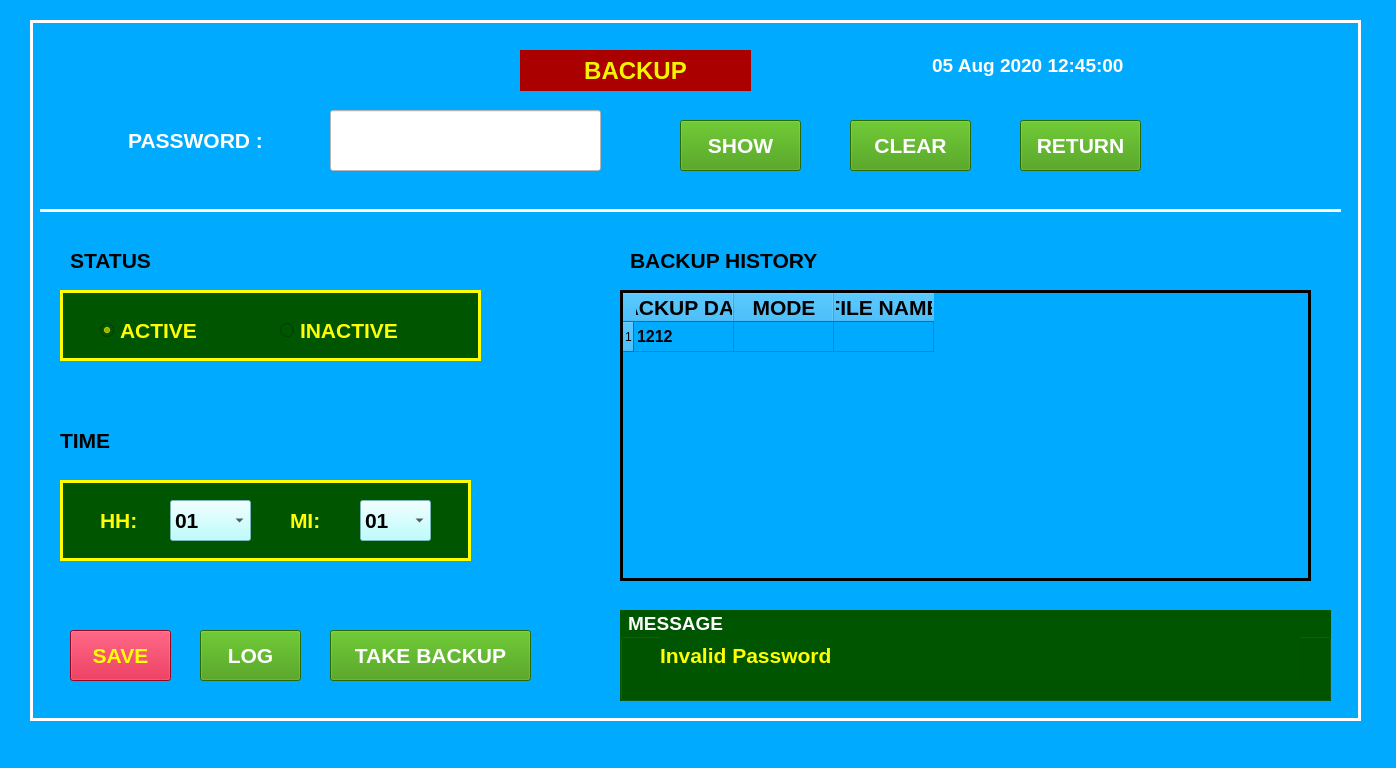
<?xml version="1.0" encoding="UTF-8"?>
<ui version="4.0">
 <class>MainWindow</class>
 <widget class="QMainWindow" name="MainWindow">
  <property name="geometry">
   <rect>
    <x>0</x>
    <y>0</y>
    <width>1396</width>
    <height>768</height>
   </rect>
  </property>
  <property name="baseSize">
   <size>
    <width>0</width>
    <height>0</height>
   </size>
  </property>
  <property name="windowTitle">
   <string>MainWindow</string>
  </property>
  <property name="styleSheet">
   <string notr="true">background-color: rgb(0, 170, 255);
border-color: rgb(255, 255, 255);</string>
  </property>
  <widget class="QWidget" name="centralwidget">
   <widget class="QFrame" name="frame">
    <property name="geometry">
     <rect>
      <x>30</x>
      <y>20</y>
      <width>1331</width>
      <height>701</height>
     </rect>
    </property>
    <property name="font">
     <font>
      <pointsize>10</pointsize>
     </font>
    </property>
    <property name="styleSheet">
     <string notr="true">background-color: rgb(0, 170, 255);
color: rgb(255, 255, 255);</string>
    </property>
    <property name="frameShape">
     <enum>QFrame::Box</enum>
    </property>
    <property name="frameShadow">
     <enum>QFrame::Plain</enum>
    </property>
    <property name="lineWidth">
     <number>3</number>
    </property>
    <widget class="QLabel" name="label_20">
     <property name="geometry">
      <rect>
       <x>870</x>
       <y>30</y>
       <width>261</width>
       <height>31</height>
      </rect>
     </property>
     <property name="font">
      <font>
       <family>MS Shell Dlg 2</family>
       <pointsize>14</pointsize>
       <weight>75</weight>
       <bold>true</bold>
       <underline>false</underline>
      </font>
     </property>
     <property name="styleSheet">
      <string notr="true">color: rgb(255, 255, 255);</string>
     </property>
     <property name="text">
      <string>05 Aug 2020 12:45:00 </string>
     </property>
     <property name="alignment">
      <set>Qt::AlignCenter</set>
     </property>
    </widget>
    <widget class="QPushButton" name="pushButton_9">
     <property name="geometry">
      <rect>
       <x>990</x>
       <y>100</y>
       <width>121</width>
       <height>51</height>
      </rect>
     </property>
     <property name="font">
      <font>
       <family>Arial</family>
       <pointsize>16</pointsize>
       <weight>75</weight>
       <bold>true</bold>
      </font>
     </property>
     <property name="styleSheet">
      <string notr="true">color: rgb(255, 255, 255);
background-color: rgb(58, 150, 4);</string>
     </property>
     <property name="text">
      <string>RETURN</string>
     </property>
    </widget>
    <widget class="QGroupBox" name="groupBox_7">
     <property name="geometry">
      <rect>
       <x>590</x>
       <y>590</y>
       <width>711</width>
       <height>91</height>
      </rect>
     </property>
     <property name="font">
      <font>
       <family>Arial</family>
       <pointsize>14</pointsize>
       <weight>75</weight>
       <bold>true</bold>
      </font>
     </property>
     <property name="styleSheet">
      <string notr="true">background-color: rgb(0, 85, 0);
color: rgb(255, 255, 255);</string>
     </property>
     <property name="title">
      <string> MESSAGE</string>
     </property>
     <widget class="QLabel" name="label_44">
      <property name="geometry">
       <rect>
        <x>40</x>
        <y>20</y>
        <width>641</width>
        <height>51</height>
       </rect>
      </property>
      <property name="font">
       <font>
        <pointsize>16</pointsize>
        <weight>75</weight>
        <bold>true</bold>
       </font>
      </property>
      <property name="styleSheet">
       <string notr="true">color: rgb(255, 255, 0);</string>
      </property>
      <property name="text">
       <string>Invalid Password</string>
      </property>
      <property name="alignment">
       <set>Qt::AlignLeading|Qt::AlignLeft|Qt::AlignVCenter</set>
      </property>
     </widget>
    </widget>
    <widget class="QLineEdit" name="lineEdit">
     <property name="geometry">
      <rect>
       <x>300</x>
       <y>90</y>
       <width>271</width>
       <height>61</height>
      </rect>
     </property>
     <property name="font">
      <font>
       <family>Arial</family>
       <pointsize>16</pointsize>
       <weight>75</weight>
       <bold>true</bold>
      </font>
     </property>
     <property name="styleSheet">
      <string notr="true">background-color: rgb(255, 255, 255);</string>
     </property>
     <property name="text">
      <string/>
     </property>
    </widget>
    <widget class="QLabel" name="label_2">
     <property name="geometry">
      <rect>
       <x>70</x>
       <y>90</y>
       <width>191</width>
       <height>61</height>
      </rect>
     </property>
     <property name="font">
      <font>
       <family>Arial</family>
       <pointsize>16</pointsize>
       <weight>75</weight>
       <bold>true</bold>
      </font>
     </property>
     <property name="text">
      <string>PASSWORD :</string>
     </property>
     <property name="alignment">
      <set>Qt::AlignCenter</set>
     </property>
    </widget>
    <widget class="QPushButton" name="pushButton_10">
     <property name="geometry">
      <rect>
       <x>650</x>
       <y>100</y>
       <width>121</width>
       <height>51</height>
      </rect>
     </property>
     <property name="font">
      <font>
       <family>Arial</family>
       <pointsize>16</pointsize>
       <weight>75</weight>
       <bold>true</bold>
      </font>
     </property>
     <property name="styleSheet">
      <string notr="true">color: rgb(255, 255, 255);
background-color: rgb(58, 150, 4);</string>
     </property>
     <property name="text">
      <string>SHOW</string>
     </property>
    </widget>
    <widget class="QPushButton" name="pushButton_11">
     <property name="geometry">
      <rect>
       <x>820</x>
       <y>100</y>
       <width>121</width>
       <height>51</height>
      </rect>
     </property>
     <property name="font">
      <font>
       <family>Arial</family>
       <pointsize>16</pointsize>
       <weight>75</weight>
       <bold>true</bold>
      </font>
     </property>
     <property name="styleSheet">
      <string notr="true">color: rgb(255, 255, 255);
background-color: rgb(58, 150, 4);</string>
     </property>
     <property name="text">
      <string>CLEAR</string>
     </property>
    </widget>
    <widget class="Line" name="line">
     <property name="geometry">
      <rect>
       <x>10</x>
       <y>180</y>
       <width>1301</width>
       <height>20</height>
      </rect>
     </property>
     <property name="frameShadow">
      <enum>QFrame::Plain</enum>
     </property>
     <property name="lineWidth">
      <number>3</number>
     </property>
     <property name="orientation">
      <enum>Qt::Horizontal</enum>
     </property>
    </widget>
    <widget class="QPushButton" name="pushButton_12">
     <property name="geometry">
      <rect>
       <x>40</x>
       <y>610</y>
       <width>101</width>
       <height>51</height>
      </rect>
     </property>
     <property name="font">
      <font>
       <family>Arial</family>
       <pointsize>16</pointsize>
       <weight>75</weight>
       <bold>true</bold>
      </font>
     </property>
     <property name="styleSheet">
      <string notr="true">background-color: rgb(209, 8, 45);
color: rgb(255, 255, 0);</string>
     </property>
     <property name="text">
      <string>SAVE</string>
     </property>
    </widget>
    <widget class="QLabel" name="label_9">
     <property name="geometry">
      <rect>
       <x>490</x>
       <y>30</y>
       <width>231</width>
       <height>41</height>
      </rect>
     </property>
     <property name="font">
      <font>
       <family>Arial</family>
       <pointsize>18</pointsize>
       <weight>75</weight>
       <bold>true</bold>
      </font>
     </property>
     <property name="styleSheet">
      <string notr="true">color: rgb(244, 244, 0);
background-color: rgb(170, 0, 0);</string>
     </property>
     <property name="text">
      <string>BACKUP</string>
     </property>
     <property name="alignment">
      <set>Qt::AlignCenter</set>
     </property>
    </widget>
    <widget class="QPushButton" name="pushButton_13">
     <property name="geometry">
      <rect>
       <x>170</x>
       <y>610</y>
       <width>101</width>
       <height>51</height>
      </rect>
     </property>
     <property name="font">
      <font>
       <family>Arial</family>
       <pointsize>16</pointsize>
       <weight>75</weight>
       <bold>true</bold>
      </font>
     </property>
     <property name="styleSheet">
      <string notr="true">color: rgb(255, 255, 255);
background-color: rgb(58, 150, 4);</string>
     </property>
     <property name="text">
      <string>LOG</string>
     </property>
    </widget>
    <widget class="QFrame" name="frame_5">
     <property name="geometry">
      <rect>
       <x>30</x>
       <y>270</y>
       <width>421</width>
       <height>71</height>
      </rect>
     </property>
     <property name="styleSheet">
      <string notr="true">color: rgb(255, 255, 0);
background-color: rgb(0, 85, 0);</string>
     </property>
     <property name="frameShape">
      <enum>QFrame::Box</enum>
     </property>
     <property name="frameShadow">
      <enum>QFrame::Plain</enum>
     </property>
     <property name="lineWidth">
      <number>3</number>
     </property>
     <widget class="QRadioButton" name="radioButton_3">
      <property name="geometry">
       <rect>
        <x>40</x>
        <y>20</y>
        <width>111</width>
        <height>41</height>
       </rect>
      </property>
      <property name="font">
       <font>
        <family>Arial</family>
        <pointsize>16</pointsize>
        <weight>75</weight>
        <bold>true</bold>
       </font>
      </property>
      <property name="text">
       <string>ACTIVE</string>
      </property>
      <property name="checked">
       <bool>true</bool>
      </property>
     </widget>
     <widget class="QRadioButton" name="radioButton_4">
      <property name="geometry">
       <rect>
        <x>220</x>
        <y>20</y>
        <width>131</width>
        <height>41</height>
       </rect>
      </property>
      <property name="font">
       <font>
        <family>Arial</family>
        <pointsize>16</pointsize>
        <weight>75</weight>
        <bold>true</bold>
       </font>
      </property>
      <property name="text">
       <string>INACTIVE</string>
      </property>
     </widget>
    </widget>
    <widget class="QFrame" name="frame_3">
     <property name="geometry">
      <rect>
       <x>30</x>
       <y>460</y>
       <width>411</width>
       <height>81</height>
      </rect>
     </property>
     <property name="styleSheet">
      <string notr="true">color: rgb(255, 255, 0);
background-color: rgb(0, 85, 0);</string>
     </property>
     <property name="frameShape">
      <enum>QFrame::Box</enum>
     </property>
     <property name="frameShadow">
      <enum>QFrame::Plain</enum>
     </property>
     <property name="lineWidth">
      <number>3</number>
     </property>
     <widget class="QComboBox" name="comboBox">
      <property name="geometry">
       <rect>
        <x>110</x>
        <y>20</y>
        <width>81</width>
        <height>41</height>
       </rect>
      </property>
      <property name="font">
       <font>
        <family>Arial</family>
        <pointsize>16</pointsize>
        <weight>75</weight>
        <bold>true</bold>
       </font>
      </property>
      <property name="styleSheet">
       <string notr="true">background-color: rgb(170, 255, 255);
color: rgb(0, 0, 0);</string>
      </property>
      <item>
       <property name="text">
        <string>01</string>
       </property>
      </item>
      <item>
       <property name="text">
        <string>02</string>
       </property>
      </item>
      <item>
       <property name="text">
        <string>03</string>
       </property>
      </item>
      <item>
       <property name="text">
        <string>04</string>
       </property>
      </item>
      <item>
       <property name="text">
        <string>05</string>
       </property>
      </item>
      <item>
       <property name="text">
        <string>06</string>
       </property>
      </item>
     </widget>
     <widget class="QLabel" name="label_6">
      <property name="geometry">
       <rect>
        <x>230</x>
        <y>20</y>
        <width>41</width>
        <height>41</height>
       </rect>
      </property>
      <property name="font">
       <font>
        <family>Arial</family>
        <pointsize>16</pointsize>
        <weight>75</weight>
        <bold>true</bold>
       </font>
      </property>
      <property name="styleSheet">
       <string notr="true">color: rgb(255, 255, 0);</string>
      </property>
      <property name="text">
       <string>MI:</string>
      </property>
      <property name="alignment">
       <set>Qt::AlignLeading|Qt::AlignLeft|Qt::AlignVCenter</set>
      </property>
     </widget>
     <widget class="QComboBox" name="comboBox_2">
      <property name="geometry">
       <rect>
        <x>300</x>
        <y>20</y>
        <width>71</width>
        <height>41</height>
       </rect>
      </property>
      <property name="font">
       <font>
        <family>Arial</family>
        <pointsize>16</pointsize>
        <weight>75</weight>
        <bold>true</bold>
       </font>
      </property>
      <property name="styleSheet">
       <string notr="true">background-color: rgb(170, 255, 255);
color: rgb(0, 0, 0);</string>
      </property>
      <item>
       <property name="text">
        <string>01</string>
       </property>
      </item>
      <item>
       <property name="text">
        <string>02</string>
       </property>
      </item>
      <item>
       <property name="text">
        <string>03</string>
       </property>
      </item>
      <item>
       <property name="text">
        <string>04</string>
       </property>
      </item>
      <item>
       <property name="text">
        <string>05</string>
       </property>
      </item>
      <item>
       <property name="text">
        <string>06</string>
       </property>
      </item>
     </widget>
     <widget class="QLabel" name="label_5">
      <property name="geometry">
       <rect>
        <x>40</x>
        <y>20</y>
        <width>41</width>
        <height>41</height>
       </rect>
      </property>
      <property name="font">
       <font>
        <family>Arial</family>
        <pointsize>16</pointsize>
        <weight>75</weight>
        <bold>true</bold>
       </font>
      </property>
      <property name="styleSheet">
       <string notr="true">color: rgb(255, 255, 0);</string>
      </property>
      <property name="text">
       <string>HH:</string>
      </property>
      <property name="alignment">
       <set>Qt::AlignLeading|Qt::AlignLeft|Qt::AlignVCenter</set>
      </property>
     </widget>
    </widget>
    <widget class="QLabel" name="label_8">
     <property name="geometry">
      <rect>
       <x>30</x>
       <y>220</y>
       <width>101</width>
       <height>41</height>
      </rect>
     </property>
     <property name="font">
      <font>
       <family>Arial</family>
       <pointsize>16</pointsize>
       <weight>75</weight>
       <bold>true</bold>
      </font>
     </property>
     <property name="styleSheet">
      <string notr="true">color: rgb(0, 0, 0);</string>
     </property>
     <property name="text">
      <string>STATUS</string>
     </property>
     <property name="alignment">
      <set>Qt::AlignCenter</set>
     </property>
    </widget>
    <widget class="QLabel" name="label_7">
     <property name="geometry">
      <rect>
       <x>30</x>
       <y>400</y>
       <width>91</width>
       <height>41</height>
      </rect>
     </property>
     <property name="font">
      <font>
       <family>Arial</family>
       <pointsize>16</pointsize>
       <weight>75</weight>
       <bold>true</bold>
      </font>
     </property>
     <property name="styleSheet">
      <string notr="true">color: rgb(0, 0, 0);</string>
     </property>
     <property name="text">
      <string>TIME</string>
     </property>
     <property name="alignment">
      <set>Qt::AlignLeading|Qt::AlignLeft|Qt::AlignVCenter</set>
     </property>
    </widget>
    <widget class="QPushButton" name="pushButton_14">
     <property name="geometry">
      <rect>
       <x>300</x>
       <y>610</y>
       <width>201</width>
       <height>51</height>
      </rect>
     </property>
     <property name="font">
      <font>
       <family>Arial</family>
       <pointsize>16</pointsize>
       <weight>75</weight>
       <bold>true</bold>
      </font>
     </property>
     <property name="styleSheet">
      <string notr="true">color: rgb(255, 255, 255);
background-color: rgb(58, 150, 4);</string>
     </property>
     <property name="text">
      <string>TAKE BACKUP</string>
     </property>
    </widget>
    <widget class="QTableWidget" name="tableWidget">
     <property name="geometry">
      <rect>
       <x>590</x>
       <y>270</y>
       <width>691</width>
       <height>291</height>
      </rect>
     </property>
     <property name="font">
      <font>
       <family>Arial</family>
       <pointsize>16</pointsize>
      </font>
     </property>
     <property name="styleSheet">
      <string notr="true">color: rgb(0, 0, 0);</string>
     </property>
     <property name="frameShape">
      <enum>QFrame::Box</enum>
     </property>
     <property name="frameShadow">
      <enum>QFrame::Plain</enum>
     </property>
     <property name="lineWidth">
      <number>3</number>
     </property>
     <property name="gridStyle">
      <enum>Qt::SolidLine</enum>
     </property>
     <property name="sortingEnabled">
      <bool>true</bool>
     </property>
     <row>
      <property name="text">
       <string>1</string>
      </property>
     </row>
     <column>
      <property name="text">
       <string>BACKUP DATE</string>
      </property>
      <property name="font">
       <font>
        <family>Arial</family>
        <pointsize>16</pointsize>
        <weight>75</weight>
        <bold>true</bold>
       </font>
      </property>
      <property name="background">
       <color>
        <red>255</red>
        <green>255</green>
        <blue>255</blue>
       </color>
      </property>
     </column>
     <column>
      <property name="text">
       <string>MODE</string>
      </property>
      <property name="font">
       <font>
        <family>Arial</family>
        <pointsize>16</pointsize>
        <weight>75</weight>
        <bold>true</bold>
       </font>
      </property>
     </column>
     <column>
      <property name="text">
       <string>FILE NAME</string>
      </property>
      <property name="font">
       <font>
        <family>Arial</family>
        <pointsize>16</pointsize>
        <weight>75</weight>
        <bold>true</bold>
       </font>
      </property>
     </column>
     <item row="0" column="0">
      <property name="text">
       <string>1212</string>
      </property>
      <property name="font">
       <font>
        <family>Arial</family>
        <pointsize>12</pointsize>
        <weight>75</weight>
        <bold>true</bold>
       </font>
      </property>
     </item>
     <item row="0" column="1">
      <property name="text">
       <string/>
      </property>
      <property name="font">
       <font>
        <family>Arial</family>
        <pointsize>12</pointsize>
        <weight>75</weight>
        <bold>true</bold>
       </font>
      </property>
     </item>
    </widget>
    <widget class="QLabel" name="label_10">
     <property name="geometry">
      <rect>
       <x>600</x>
       <y>220</y>
       <width>211</width>
       <height>41</height>
      </rect>
     </property>
     <property name="font">
      <font>
       <family>Arial</family>
       <pointsize>16</pointsize>
       <weight>75</weight>
       <bold>true</bold>
      </font>
     </property>
     <property name="styleSheet">
      <string notr="true">color: rgb(0, 0, 0);</string>
     </property>
     <property name="text">
      <string>BACKUP HISTORY</string>
     </property>
     <property name="alignment">
      <set>Qt::AlignLeading|Qt::AlignLeft|Qt::AlignVCenter</set>
     </property>
    </widget>
   </widget>
  </widget>
  <widget class="QMenuBar" name="menubar">
   <property name="geometry">
    <rect>
     <x>0</x>
     <y>0</y>
     <width>1396</width>
     <height>21</height>
    </rect>
   </property>
  </widget>
  <widget class="QStatusBar" name="statusbar"/>
 </widget>
 <resources/>
 <connections/>
</ui>
